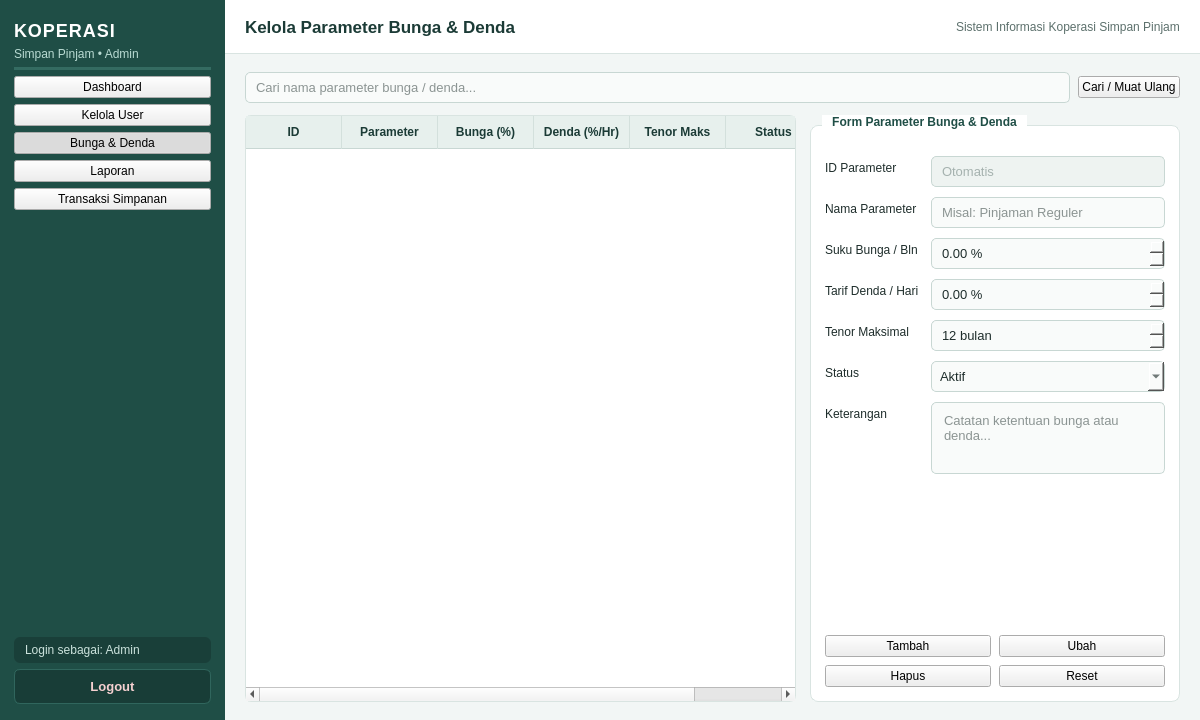
<?xml version="1.0" encoding="UTF-8"?>
<ui version="4.0">
 <class>BungaDendaWindow</class>
 <widget class="QMainWindow" name="BungaDendaWindow">
  <property name="geometry">
   <rect>
    <x>0</x>
    <y>0</y>
    <width>1200</width>
    <height>720</height>
   </rect>
  </property>
  <property name="minimumSize">
   <size>
    <width>1024</width>
    <height>640</height>
   </size>
  </property>
  <property name="windowTitle">
   <string>Sistem Informasi Koperasi Simpan Pinjam - Bunga &amp; Denda</string>
  </property>
  <property name="styleSheet">
   <string notr="true">QMainWindow, QWidget#centralwidget {
    background-color: #F2F6F5;
    font-family: "Segoe UI", "Helvetica Neue", Arial, sans-serif;
    color: #1E2D2B;
    font-size: 13px;
}

/* Sidebar */
QFrame#frameSidebar {
    background-color: #1F4E46;
    border: none;
}

QLabel#lblAppTitle {
    color: #FFFFFF;
    font-size: 18px;
    font-weight: bold;
    letter-spacing: 1px;
}

QLabel#lblAppSubtitle {
    color: #B8DAD2;
    font-size: 12px;
}

QLabel#lblUserInfo {
    color: #CBE2DC;
    font-size: 12px;
    padding: 6px 8px;
    background-color: #193F39;
    border-radius: 6px;
}

QPushButton[navButton="true"] {
    background-color: transparent;
    color: #E2F0EC;
    border: none;
    border-radius: 6px;
    text-align: left;
    padding: 10px 14px;
    font-size: 13px;
    font-weight: 500;
}

QPushButton[navButton="true"]:hover {
    background-color: #296359;
    color: #FFFFFF;
}

QPushButton[navButton="true"]:checked {
    background-color: #2E7D6F;
    color: #FFFFFF;
    font-weight: bold;
    border-left: 4px solid #A7E3D4;
}

QPushButton#btnLogout {
    background-color: #183D37;
    color: #F5D0D0;
    border: 1px solid #30665D;
    border-radius: 6px;
    padding: 9px 14px;
    font-size: 13px;
    font-weight: bold;
}

QPushButton#btnLogout:hover {
    background-color: #991B1B;
    color: #FFFFFF;
    border-color: #991B1B;
}

/* Header Bar */
QFrame#frameHeader {
    background-color: #FFFFFF;
    border-bottom: 1px solid #D9E4E1;
}

QLabel#lblPageTitle {
    color: #1B3B36;
    font-size: 17px;
    font-weight: bold;
}

QLabel#lblHeaderInfo {
    color: #5C706C;
    font-size: 12px;
}

/* Cards &amp; GroupBoxes */
QFrame[statCard="true"] {
    background-color: #FFFFFF;
    border: 1px solid #D9E4E1;
    border-top: 3px solid #266D61;
    border-radius: 8px;
}

QLabel[statTitle="true"] {
    color: #5C706C;
    font-size: 12px;
    font-weight: bold;
}

QLabel[statValue="true"] {
    color: #1B3B36;
    font-size: 20px;
    font-weight: bold;
}

QGroupBox {
    background-color: #FFFFFF;
    border: 1px solid #D9E4E1;
    border-radius: 8px;
    margin-top: 10px;
    padding-top: 14px;
    font-weight: bold;
    color: #1B3B36;
}

QGroupBox::title {
    subcontrol-origin: margin;
    left: 12px;
    padding: 0 6px;
    background-color: #FFFFFF;
    color: #1F4E46;
}

QLabel {
    color: #1E2D2B;
}

/* Inputs */
QLineEdit, QComboBox, QDateEdit, QSpinBox, QDoubleSpinBox, QPlainTextEdit {
    background-color: #F9FBFA;
    border: 1px solid #C8D7D3;
    border-radius: 5px;
    padding: 6px 8px;
    color: #1E2D2B;
    font-size: 13px;
}

QLineEdit:focus, QComboBox:focus, QDateEdit:focus, QSpinBox:focus, QDoubleSpinBox:focus, QPlainTextEdit:focus {
    border: 1px solid #2A7B6F;
    background-color: #FFFFFF;
}

QLineEdit:read-only {
    background-color: #EEF3F1;
    color: #5C706C;
}

/* Tables */
QTableWidget {
    background-color: #FFFFFF;
    alternate-background-color: #F6FAF8;
    border: 1px solid #D9E4E1;
    border-radius: 6px;
    gridline-color: #E6EEEC;
    selection-background-color: #D2EBE5;
    selection-color: #14332E;
}

QHeaderView::section {
    background-color: #E7F0ED;
    color: #1B3B36;
    padding: 7px 8px;
    border: none;
    border-right: 1px solid #D3E0DC;
    border-bottom: 1px solid #C8D7D3;
    font-weight: bold;
    font-size: 12px;
}

/* Action Buttons */
QPushButton[btnType="primary"] {
    background-color: #266D61;
    color: #FFFFFF;
    border: none;
    border-radius: 5px;
    padding: 7px 14px;
    font-weight: bold;
}

QPushButton[btnType="primary"]:hover {
    background-color: #1F5B51;
}

QPushButton[btnType="secondary"] {
    background-color: #2A6F8E;
    color: #FFFFFF;
    border: none;
    border-radius: 5px;
    padding: 7px 14px;
    font-weight: bold;
}

QPushButton[btnType="secondary"]:hover {
    background-color: #215973;
}

QPushButton[btnType="danger"] {
    background-color: #C24141;
    color: #FFFFFF;
    border: none;
    border-radius: 5px;
    padding: 7px 14px;
    font-weight: bold;
}

QPushButton[btnType="danger"]:hover {
    background-color: #9E3030;
}

QPushButton[btnType="neutral"] {
    background-color: #EDF3F1;
    color: #2B423E;
    border: 1px solid #C8D7D3;
    border-radius: 5px;
    padding: 7px 14px;
}

QPushButton[btnType="neutral"]:hover {
    background-color: #DFEAE6;
}</string>
  </property>
  <widget class="QWidget" name="centralwidget">
   <layout class="QHBoxLayout" name="layoutRoot">
    <property name="spacing">
     <number>0</number>
    </property>
    <property name="leftMargin">
     <number>0</number>
    </property>
    <property name="topMargin">
     <number>0</number>
    </property>
    <property name="rightMargin">
     <number>0</number>
    </property>
    <property name="bottomMargin">
     <number>0</number>
    </property>
    <item>
     <widget class="QFrame" name="frameSidebar">
      <property name="minimumSize">
       <size>
        <width>225</width>
        <height>0</height>
       </size>
      </property>
      <property name="maximumSize">
       <size>
        <width>225</width>
        <height>16777215</height>
       </size>
      </property>
      <property name="frameShape">
       <enum>QFrame::NoFrame</enum>
      </property>
      <layout class="QVBoxLayout" name="layoutSidebar">
       <property name="spacing">
        <number>6</number>
       </property>
       <property name="leftMargin">
        <number>14</number>
       </property>
       <property name="topMargin">
        <number>20</number>
       </property>
       <property name="rightMargin">
        <number>14</number>
       </property>
       <property name="bottomMargin">
        <number>16</number>
       </property>
       <item>
        <widget class="QLabel" name="lblAppTitle">
         <property name="text">
          <string>KOPERASI</string>
         </property>
        </widget>
       </item>
       <item>
        <widget class="QLabel" name="lblAppSubtitle">
         <property name="text">
          <string>Simpan Pinjam • Admin</string>
         </property>
        </widget>
       </item>
       <item>
        <widget class="Line" name="lineSidebarTop">
         <property name="styleSheet">
          <string notr="true">background-color: #346B61; max-height: 1px; border: none; margin-top: 6px; margin-bottom: 8px;</string>
         </property>
         <property name="orientation">
          <enum>Qt::Horizontal</enum>
         </property>
        </widget>
       </item>
       <item>
        <widget class="QPushButton" name="btnNavDashboard">
         <property name="text">
          <string>Dashboard</string>
         </property>
         <property name="checkable">
          <bool>true</bool>
         </property>
         <property name="autoExclusive">
          <bool>true</bool>
         </property>
         <property name="navButton" stdset="0">
          <bool>true</bool>
         </property>
        </widget>
       </item>
       <item>
        <widget class="QPushButton" name="btnNavUser">
         <property name="text">
          <string>Kelola User</string>
         </property>
         <property name="checkable">
          <bool>true</bool>
         </property>
         <property name="autoExclusive">
          <bool>true</bool>
         </property>
         <property name="navButton" stdset="0">
          <bool>true</bool>
         </property>
        </widget>
       </item>
       <item>
        <widget class="QPushButton" name="btnNavParameter">
         <property name="text">
          <string>Bunga &amp;&amp; Denda</string>
         </property>
         <property name="checkable">
          <bool>true</bool>
         </property>
         <property name="checked">
          <bool>true</bool>
         </property>
         <property name="autoExclusive">
          <bool>true</bool>
         </property>
         <property name="navButton" stdset="0">
          <bool>true</bool>
         </property>
        </widget>
       </item>
       <item>
        <widget class="QPushButton" name="btnNavLaporan">
         <property name="text">
          <string>Laporan</string>
         </property>
         <property name="checkable">
          <bool>true</bool>
         </property>
         <property name="autoExclusive">
          <bool>true</bool>
         </property>
         <property name="navButton" stdset="0">
          <bool>true</bool>
         </property>
        </widget>
       </item>
       <item>
        <widget class="QPushButton" name="btnNavTransaksi">
         <property name="text">
          <string>Transaksi Simpanan</string>
         </property>
         <property name="checkable">
          <bool>true</bool>
         </property>
         <property name="autoExclusive">
          <bool>true</bool>
         </property>
         <property name="navButton" stdset="0">
          <bool>true</bool>
         </property>
        </widget>
       </item>
       <item>
        <spacer name="spacerSidebar">
         <property name="orientation">
          <enum>Qt::Vertical</enum>
         </property>
         <property name="sizeHint" stdset="0">
          <size>
           <width>20</width>
           <height>40</height>
          </size>
         </property>
        </spacer>
       </item>
       <item>
        <widget class="QLabel" name="lblUserInfo">
         <property name="text">
          <string>Login sebagai: Admin</string>
         </property>
        </widget>
       </item>
       <item>
        <widget class="QPushButton" name="btnLogout">
         <property name="text">
          <string>Logout</string>
         </property>
        </widget>
       </item>
      </layout>
     </widget>
    </item>
    <item>
     <layout class="QVBoxLayout" name="layoutContent">
      <property name="spacing">
       <number>0</number>
      </property>
      <item>
       <widget class="QFrame" name="frameHeader">
        <property name="minimumSize">
         <size>
          <width>0</width>
          <height>54</height>
         </size>
        </property>
        <property name="maximumSize">
         <size>
          <width>16777215</width>
          <height>54</height>
         </size>
        </property>
        <property name="frameShape">
         <enum>QFrame::NoFrame</enum>
        </property>
        <layout class="QHBoxLayout" name="layoutHeader">
         <property name="leftMargin">
          <number>20</number>
         </property>
         <property name="rightMargin">
          <number>20</number>
         </property>
         <item>
          <widget class="QLabel" name="lblPageTitle">
           <property name="text">
            <string>Kelola Parameter Bunga &amp; Denda</string>
           </property>
          </widget>
         </item>
         <item>
          <spacer name="spacerHeader">
           <property name="orientation">
            <enum>Qt::Horizontal</enum>
           </property>
           <property name="sizeHint" stdset="0">
            <size>
             <width>40</width>
             <height>20</height>
            </size>
           </property>
          </spacer>
         </item>
         <item>
          <widget class="QLabel" name="lblHeaderInfo">
           <property name="text">
            <string>Sistem Informasi Koperasi Simpan Pinjam</string>
           </property>
          </widget>
         </item>
        </layout>
       </widget>
      </item>
      <item>
        <!-- PAGE 2: KELOLA PARAMETER BUNGA & DENDA -->
        <widget class="QWidget" name="pageParameter">
         <layout class="QVBoxLayout" name="layoutParameter">
          <property name="spacing">
           <number>12</number>
          </property>
          <property name="leftMargin">
           <number>20</number>
          </property>
          <property name="topMargin">
           <number>18</number>
          </property>
          <property name="rightMargin">
           <number>20</number>
          </property>
          <property name="bottomMargin">
           <number>18</number>
          </property>
          <item>
           <layout class="QHBoxLayout" name="layoutParamToolbar">
            <property name="spacing">
             <number>8</number>
            </property>
            <item>
             <widget class="QLineEdit" name="txtCariParam">
              <property name="placeholderText">
               <string>Cari nama parameter bunga / denda...</string>
              </property>
             </widget>
            </item>
            <item>
             <widget class="QPushButton" name="btnRefreshParam">
              <property name="text">
               <string>Cari / Muat Ulang</string>
              </property>
              <property name="btnType" stdset="0">
               <string>neutral</string>
              </property>
             </widget>
            </item>
           </layout>
          </item>
          <item>
           <layout class="QHBoxLayout" name="layoutParamBody">
            <property name="spacing">
             <number>14</number>
            </property>
            <item>
             <widget class="QTableWidget" name="tblParameter">
              <property name="editTriggers">
               <set>QAbstractItemView::NoEditTriggers</set>
              </property>
              <property name="alternatingRowColors">
               <bool>true</bool>
              </property>
              <property name="selectionMode">
               <enum>QAbstractItemView::SingleSelection</enum>
              </property>
              <property name="selectionBehavior">
               <enum>QAbstractItemView::SelectRows</enum>
              </property>
              <attribute name="horizontalHeaderDefaultSectionSize">
               <number>96</number>
              </attribute>
              <attribute name="horizontalHeaderStretchLastSection">
               <bool>true</bool>
              </attribute>
              <column>
               <property name="text">
                <string>ID</string>
               </property>
              </column>
              <column>
               <property name="text">
                <string>Parameter</string>
               </property>
              </column>
              <column>
               <property name="text">
                <string>Bunga (%)</string>
               </property>
              </column>
              <column>
               <property name="text">
                <string>Denda (%/Hr)</string>
               </property>
              </column>
              <column>
               <property name="text">
                <string>Tenor Maks</string>
               </property>
              </column>
              <column>
               <property name="text">
                <string>Status</string>
               </property>
              </column>
             </widget>
            </item>
            <item>
             <widget class="QGroupBox" name="grpFormParam">
              <property name="minimumSize">
               <size>
                <width>340</width>
                <height>0</height>
               </size>
              </property>
              <property name="maximumSize">
               <size>
                <width>370</width>
                <height>16777215</height>
               </size>
              </property>
              <property name="title">
               <string>Form Parameter Bunga &amp;&amp; Denda</string>
              </property>
              <layout class="QVBoxLayout" name="layoutFormParamWrap">
               <property name="spacing">
                <number>12</number>
               </property>
               <property name="leftMargin">
                <number>14</number>
               </property>
               <property name="topMargin">
                <number>16</number>
               </property>
               <property name="rightMargin">
                <number>14</number>
               </property>
               <property name="bottomMargin">
                <number>14</number>
               </property>
               <item>
                <layout class="QFormLayout" name="formParameter">
                 <property name="verticalSpacing">
                  <number>10</number>
                 </property>
                 <item row="0" column="0">
                  <widget class="QLabel" name="lblParamId">
                   <property name="text">
                    <string>ID Parameter</string>
                   </property>
                  </widget>
                 </item>
                 <item row="0" column="1">
                  <widget class="QLineEdit" name="txtParamId">
                   <property name="readOnly">
                    <bool>true</bool>
                   </property>
                   <property name="placeholderText">
                    <string>Otomatis</string>
                   </property>
                  </widget>
                 </item>
                 <item row="1" column="0">
                  <widget class="QLabel" name="lblParamNama">
                   <property name="text">
                    <string>Nama Parameter</string>
                   </property>
                  </widget>
                 </item>
                 <item row="1" column="1">
                  <widget class="QLineEdit" name="txtParamNama">
                   <property name="placeholderText">
                    <string>Misal: Pinjaman Reguler</string>
                   </property>
                  </widget>
                 </item>
                 <item row="2" column="0">
                  <widget class="QLabel" name="lblSukuBunga">
                   <property name="text">
                    <string>Suku Bunga / Bln</string>
                   </property>
                  </widget>
                 </item>
                 <item row="2" column="1">
                  <widget class="QDoubleSpinBox" name="spnSukuBunga">
                   <property name="suffix">
                    <string> %</string>
                   </property>
                   <property name="decimals">
                    <number>2</number>
                   </property>
                   <property name="maximum">
                    <double>100.000000000000000</double>
                   </property>
                   <property name="singleStep">
                    <double>0.250000000000000</double>
                   </property>
                  </widget>
                 </item>
                 <item row="3" column="0">
                  <widget class="QLabel" name="lblTarifDenda">
                   <property name="text">
                    <string>Tarif Denda / Hari</string>
                   </property>
                  </widget>
                 </item>
                 <item row="3" column="1">
                  <widget class="QDoubleSpinBox" name="spnTarifDenda">
                   <property name="suffix">
                    <string> %</string>
                   </property>
                   <property name="decimals">
                    <number>2</number>
                   </property>
                   <property name="maximum">
                    <double>100.000000000000000</double>
                   </property>
                   <property name="singleStep">
                    <double>0.100000000000000</double>
                   </property>
                  </widget>
                 </item>
                 <item row="4" column="0">
                  <widget class="QLabel" name="lblTenorMaks">
                   <property name="text">
                    <string>Tenor Maksimal</string>
                   </property>
                  </widget>
                 </item>
                 <item row="4" column="1">
                  <widget class="QSpinBox" name="spnTenorMaks">
                   <property name="suffix">
                    <string> bulan</string>
                   </property>
                   <property name="minimum">
                    <number>1</number>
                   </property>
                   <property name="maximum">
                    <number>120</number>
                   </property>
                   <property name="value">
                    <number>12</number>
                   </property>
                  </widget>
                 </item>
                 <item row="5" column="0">
                  <widget class="QLabel" name="lblParamStatus">
                   <property name="text">
                    <string>Status</string>
                   </property>
                  </widget>
                 </item>
                 <item row="5" column="1">
                  <widget class="QComboBox" name="cmbParamStatus">
                   <item>
                    <property name="text">
                     <string>Aktif</string>
                    </property>
                   </item>
                   <item>
                    <property name="text">
                     <string>Nonaktif</string>
                    </property>
                   </item>
                  </widget>
                 </item>
                 <item row="6" column="0">
                  <widget class="QLabel" name="lblParamKet">
                   <property name="text">
                    <string>Keterangan</string>
                   </property>
                  </widget>
                 </item>
                 <item row="6" column="1">
                  <widget class="QPlainTextEdit" name="txtParamKeterangan">
                   <property name="maximumSize">
                    <size>
                     <width>16777215</width>
                     <height>72</height>
                    </size>
                   </property>
                   <property name="placeholderText">
                    <string>Catatan ketentuan bunga atau denda...</string>
                   </property>
                  </widget>
                 </item>
                </layout>
               </item>
               <item>
                <spacer name="spacerFormParam">
                 <property name="orientation">
                  <enum>Qt::Vertical</enum>
                 </property>
                 <property name="sizeHint" stdset="0">
                  <size>
                   <width>20</width>
                   <height>20</height>
                  </size>
                 </property>
                </spacer>
               </item>
               <item>
                <layout class="QGridLayout" name="layoutParamButtons">
                 <property name="spacing">
                  <number>8</number>
                 </property>
                 <item row="0" column="0">
                  <widget class="QPushButton" name="btnTambahParam">
                   <property name="text">
                    <string>Tambah</string>
                   </property>
                   <property name="btnType" stdset="0">
                    <string>primary</string>
                   </property>
                  </widget>
                 </item>
                 <item row="0" column="1">
                  <widget class="QPushButton" name="btnUbahParam">
                   <property name="text">
                    <string>Ubah</string>
                   </property>
                   <property name="btnType" stdset="0">
                    <string>secondary</string>
                   </property>
                  </widget>
                 </item>
                 <item row="1" column="0">
                  <widget class="QPushButton" name="btnHapusParam">
                   <property name="text">
                    <string>Hapus</string>
                   </property>
                   <property name="btnType" stdset="0">
                    <string>danger</string>
                   </property>
                  </widget>
                 </item>
                 <item row="1" column="1">
                  <widget class="QPushButton" name="btnResetParam">
                   <property name="text">
                    <string>Reset</string>
                   </property>
                   <property name="btnType" stdset="0">
                    <string>neutral</string>
                   </property>
                  </widget>
                 </item>
                </layout>
               </item>
              </layout>
             </widget>
            </item>
           </layout>
          </item>
         </layout>
        </widget>
      </item>
     </layout>
    </item>
   </layout>
  </widget>
 </widget>
 <resources/>
 <connections/>
</ui>
